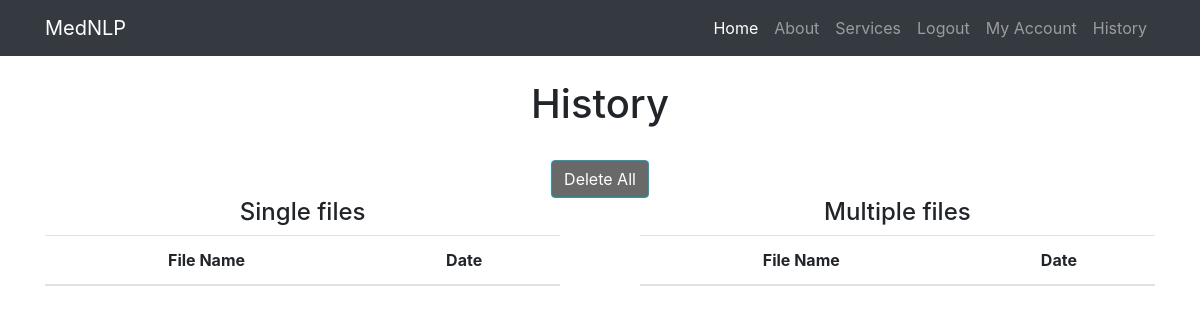
The app's page /history (signed in), older data.
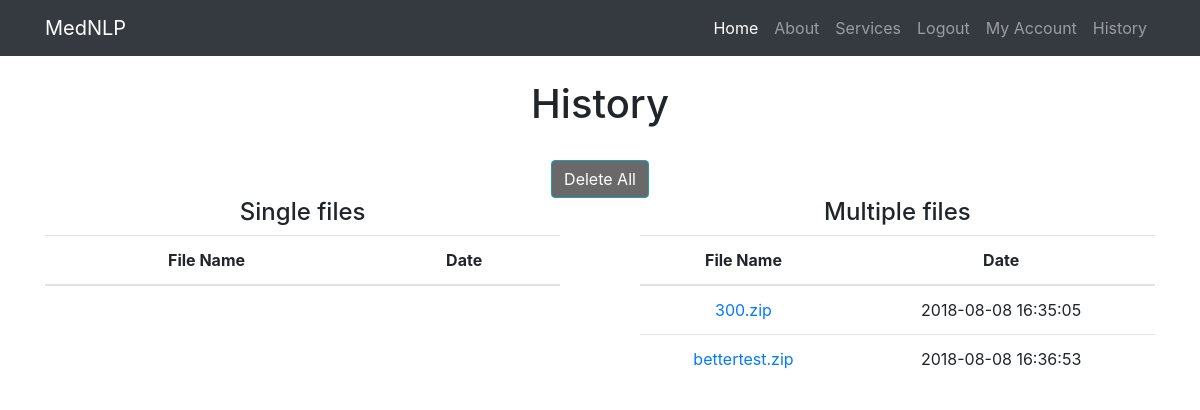
The same page, newer data.
### models.py (models this page shows, shortened)
class Group_Upload(db.Model):
    container_name = db.Column(db.String(256), primary_key=True)
    compressed_file_name_short_with_extension = db.Column(db.String(256))
    date_created = db.Column(db.DateTime, default=func.now())
    compressed_file_name_long_with_extension = db.Column(db.String(256))
    user_id = db.Column(db.Integer, db.ForeignKey("user.id"), nullable=False)

### main.py (the view)
@app.route('/history')
@login_required
def history():
    current_username  = current_user.username
    user = User.query.filter_by(username=current_username).first()
    user_id = user.id
    single_files = Single_Upload.query.filter_by(user_id=user_id)
    group_files = Group_Upload.query.filter_by(user_id=user_id)
    return render_template('history.html', title='History', single_files = single_files, group_files = group_files)

### main.py (called while the page is built)
@login_settings.user_loader
def load_user(id):
    return User.query.get(int(id))

### templates/history.html (shortened to what this page needs)
{% extends "header.html" %} {% block content %}
<br>
<h1>History</h1>
<br>
<form action="{{ url_for('delete_all') }}">
    <button type="submit"  name = "Submit" class="btn btn-info" style="color:white; background-color:dimgray"> Delete All </button>
</form>
<div class="row">
  <div class="col-sm">
    <h4> Single files</h4>
    <table class="table table-hover">
      <thead>
        <tr>
          <th scope="col">File Name</th>
          <th scope="col">Date</th>
        </tr>
      </thead>
    </table>
  </div>
  <div class="col-sm">
    <h4> Multiple files</h4>
    <table class="table table-hover">
      <thead>
        <tr>
          <th scope="col">File Name</th>
          <th scope="col">Date</th>
        </tr>
      </thead>
      <tbody>
        {% for file in group_files %}
        <tr>
          <td>
            <a href="{{ url_for('history_group', container_name=file.container_name) }}"> {{file.compressed_file_name_short_with_extension}} </a>
          </td>
          <td>{{file.date_created}}</td>
        </tr>
        {% endfor %}
      </tbody>
    </table>
  </div>
   {% endblock %}

### templates/header.html (shortened to what this page needs)
<!DOCTYPE html>
<html lang="en">
  <head>
    <link href="static/bootstrap_template/startbootstrap-bare-gh-pages/vendor/bootstrap/css/bootstrap.min.css" rel="stylesheet">
  </head>
  <body>
    <nav class="navbar navbar-expand-lg navbar-dark bg-dark fixed-top">
      <div class="container">
        <a class="navbar-brand" href="/">MedNLP</a>
        <div class="collapse navbar-collapse" id="navbarResponsive">
          <ul class="navbar-nav ml-auto">
            <li class="nav-item active">
                <a class="nav-link" href="{{ url_for('upload_file') }}">Home</a>
            </li>
            <li class="nav-item">
              <a class="nav-link" href="#">About</a>
            </li>
            <li class="nav-item">
              <a class="nav-link" href="#">Services</a>
            </li>
            <li class="nav-item">
                {% if  current_user.is_anonymous %}
                <a class="nav-link" href="{{ url_for('login') }}">Login</a>
                {% else %}
                <a class="nav-link"  href="{{ url_for('logout') }}">Logout</a>
                {% endif %}
            </li>
          <li class="nav-item">
            {% if not current_user.is_anonymous %}
            <a class="nav-link" href="{{ url_for('my_account') }}">My Account</a>
            {% endif %}
          </li>
          <li class="nav-item">
              {% if not current_user.is_anonymous %}
              <a class="nav-link" href="{{ url_for('history') }}">History</a>
              {% endif %}
            </li>
          </ul>
        </div>
      </div>
    </nav>
    <div class="container">
      <div class="row">
        <div class="col-lg-12 text-center">
          {% block content %}
			   {% endblock %}
        </div>
      </div>
    </div>
  </body>
</html>

### templates/header.html (style rules this page uses)
body { padding-top: 54px; }
@media (min-width: 992px) { body { padding-top: 56px; } }

Row changes from the older to the newer data that the page shows:
added Group_Upload: compressed_file_name_short_with_extension "300.zip", date_created "2018-08-08 16:35:05"
added Group_Upload: compressed_file_name_short_with_extension "bettertest.zip", date_created "2018-08-08 16:36:53"
